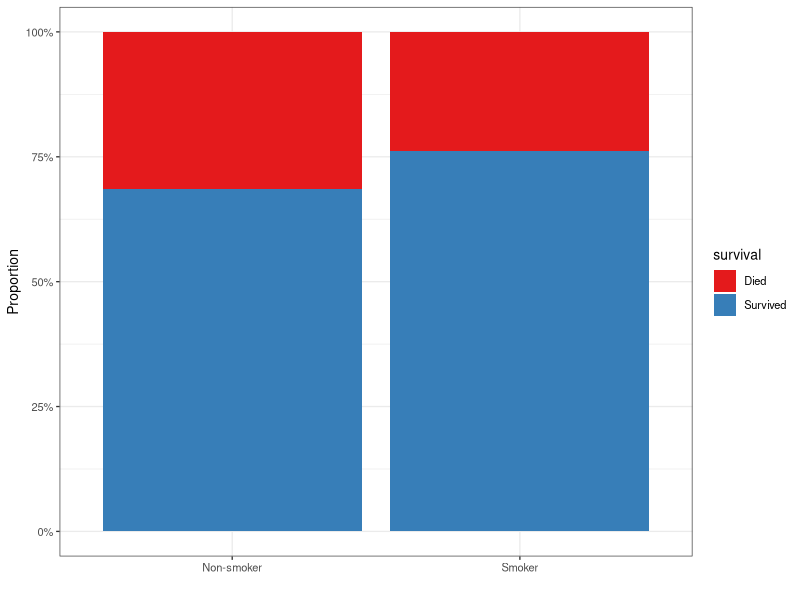
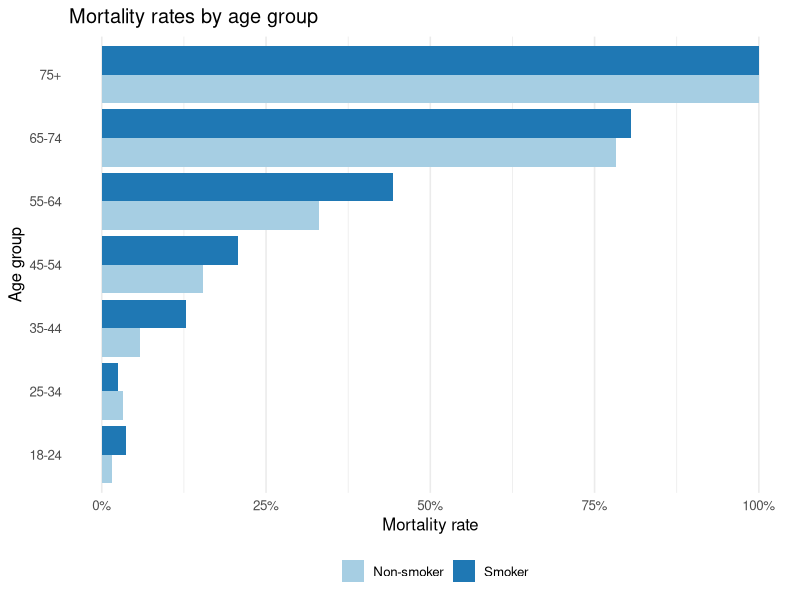
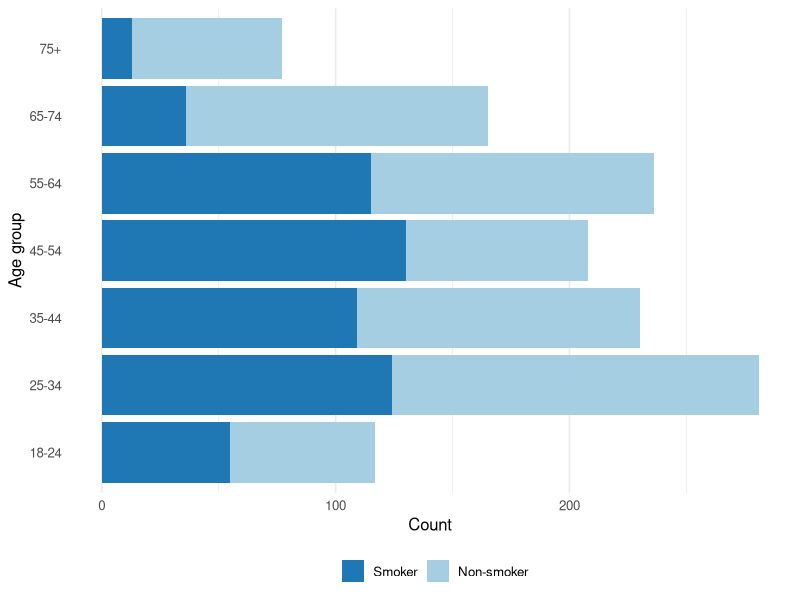

The R source for these figures, in order:
## ---- chunk 1
library(tidyverse)
x = read_csv("data/appleton1996.csv")
x
## ---- chunk 2
x_long = tidyr::uncount(x, weights = count)
dim(x_long)
## ---- chunk 3
x_long %>% dplyr::group_by(status) %>%
  dplyr::summarise(
    rate = sum(survival == "Died")/n()
)
## ---- chunk 4
x_long %>% # without group_by()
  dplyr::summarise(
    rate = sum(survival == "Died")/n()
)
## ---- chunk 5
ggplot(x) +
  aes(x = status,
      y = count,
      fill = survival) +
  geom_bar(stat = "identity",
           position = "fill") +
  scale_y_continuous(
    labels = scales::percent_format()) +
  labs(x = "", y = "Proportion") +
  theme_bw(base_size = 10) +
  scale_fill_brewer(palette = "Set1")
## ---- chunk 6
y = read_csv("data/appleton1996_age.csv")
dplyr::glimpse(y, width = 40)
## ---- chunk 7
ytab = y %>%
  tidyr::pivot_wider(
    id_cols = age_group,
    names_from = c(status, survival),
    values_from = count,
    names_sep = " ")
ytab
## ---- chunk 8
mortality = y %>% 
  uncount(weights = count) %>% 
  group_by(status, age_group) %>% 
  summarise(rate = mean(survival=="Died"))

p = mortality %>% 
  ggplot() + 
  aes(x = age_group, y = rate, fill = status) + 
  geom_bar(stat = "identity", 
           position = "dodge") + 
  theme_minimal(base_size=12) + 
  scale_fill_brewer(palette = "Paired") + 
  scale_y_continuous(
    labels = scales::percent_format()) +
  labs(title = "Mortality rates by age group",
       y = "Mortality rate", 
       x = "Age group", 
       fill = "") + 
  theme(panel.grid.major.y = element_blank(), 
        legend.position = "bottom") + 
  coord_flip()
p
## ---- chunk 9
p2 = y %>% 
  uncount(weights = count) %>%
  ggplot() + 
  aes(x = age_group, fill = status) + 
  geom_bar() + 
  theme_minimal(base_size = 12) + 
  scale_fill_brewer(palette = "Paired") + 
  labs(y = "Count", 
       x = "Age group", 
       fill = "") + 
  theme(panel.grid.major.y = element_blank(), 
        legend.position = "bottom") + 
  guides(fill = guide_legend(reverse = TRUE)) + 
  coord_flip()
p2
